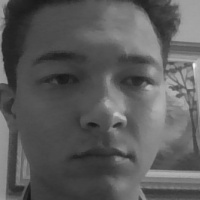
#> input picture dataset/2_Joao/img_0.jpg, 200 x 200 px, given in place of the camera
$ python enroll.py
#> lines starting #> are read from the running program, lines starting #| are printed output that depends on the picture; after the words box and inside, x2 and y2 are one past the last pixel; in counts of white or black regions, pixels touching at a corner belong together
### database.py
import sqlite3
from datetime import datetime
from config import DB_PATH


def utc_now_iso():
    return datetime.now().isoformat(timespec="seconds")


def get_connection():
    conn = sqlite3.connect(DB_PATH)
    conn.row_factory = sqlite3.Row
    conn.execute("PRAGMA foreign_keys = ON")
    return conn


def init_db():
    conn = get_connection()
    cur = conn.cursor()
    cur.execute("""
        CREATE TABLE IF NOT EXISTS members (
            id INTEGER PRIMARY KEY AUTOINCREMENT,
            name TEXT NOT NULL,
            created_at TEXT NOT NULL,
            active INTEGER NOT NULL DEFAULT 1
        )
    """)
    cur.execute("""
        CREATE TABLE IF NOT EXISTS attendance (
            id INTEGER PRIMARY KEY AUTOINCREMENT,
            member_id INTEGER NOT NULL,
            timestamp TEXT NOT NULL,
            confidence REAL,
            FOREIGN KEY(member_id) REFERENCES members(id)
        )
    """)
    cur.execute("""
        CREATE TABLE IF NOT EXISTS app_state (
            key TEXT PRIMARY KEY,
            value TEXT
        )
    """)
    conn.commit()
    conn.close()


def add_member(name):
    conn = get_connection()
    cur = conn.cursor()
    cur.execute(
        "INSERT INTO members (name, created_at, active) VALUES (?, ?, 1)",
        (name, utc_now_iso()),
    )
    member_id = cur.lastrowid
    conn.commit()
    conn.close()
    return member_id


def deactivate_member(member_id):
    conn = get_connection()
    cur = conn.cursor()
    cur.execute("UPDATE members SET active = 0 WHERE id = ?", (member_id,))
    conn.commit()
    conn.close()


# [85 lines left out: functions reactivate_member, get_all_active_members, get_member_name, get_members, get_recent_attendance, log_attendance and 2 more, not called in this run]


def mark_dataset_changed():
    _set_app_state("dataset_changed_at", utc_now_iso())


def mark_model_trained():
    _set_app_state("model_trained_at", utc_now_iso())


# [26 lines left out: function get_training_status, not called in this run]

### vision.py
import os
import re

import cv2

from config import (
    CAMERA_INDEX,
    CASCADE_PATH,
    FACE_SIZE,
    FRAME_HEIGHT,
    FRAME_WIDTH,
)


class VisionSetupError(RuntimeError):
    """Raised when a required vision component cannot be initialized."""


def sanitize_member_name(name: str) -> str:
    """Replace characters that are problematic in file and folder names."""
    return re.sub(r"[^A-Za-z0-9_\- ]", "_", name).strip()


def ensure_valid_member_name(name: str) -> str:
    cleaned = " ".join(name.split()).strip()
    if not cleaned:
        raise ValueError("Member name cannot be empty.")

    safe_name = sanitize_member_name(cleaned)
    if not safe_name:
        raise ValueError("Member name must include letters or numbers.")

    return cleaned


# [12 lines left out: function create_face_recognizer, not called in this run]


def load_face_cascade():
    cascade = cv2.CascadeClassifier(CASCADE_PATH)
    if cascade.empty():
        raise VisionSetupError(
            f"Could not load the face detector cascade from '{CASCADE_PATH}'."
        )
    return cascade


def open_camera(camera_index: int = CAMERA_INDEX):
    cap = cv2.VideoCapture(camera_index)
    cap.set(cv2.CAP_PROP_FRAME_WIDTH, FRAME_WIDTH)
    cap.set(cv2.CAP_PROP_FRAME_HEIGHT, FRAME_HEIGHT)

    if not cap.isOpened():
        cap.release()
        raise VisionSetupError(f"Could not open camera at index {camera_index}.")

    return cap


# [4 lines left out: function prepare_face_image, not called in this run]


def model_file_exists(model_path: str) -> bool:
    return os.path.exists(model_path)

### enroll.py
import os
import shutil
import cv2
from config import (
    DATASET_DIR, CAMERA_INDEX, PHOTOS_PER_MEMBER
)
from database import add_member, deactivate_member, init_db, mark_dataset_changed
from vision import (
    VisionSetupError,
    ensure_valid_member_name,
    load_face_cascade,
    open_camera,
    prepare_face_image,
    sanitize_member_name,
)


POSE_PROMPTS = [
    "Look straight at the camera",
    "Turn head slightly LEFT",
    "Turn head slightly RIGHT",
    "Tilt head slightly UP",
    "Tilt head slightly DOWN",
    "Look straight, neutral expression",
    "Look straight, slight smile",
    "Turn head a bit more LEFT",
    "Turn head a bit more RIGHT",
]


def main():
    init_db()

    try:
        name = ensure_valid_member_name(input("Enter member name: "))
#> the answer given: dataset/2_Joao/img_0.jpg
    except ValueError as exc:
        print(exc)
        return

    member_id = add_member(name)
    safe = sanitize_member_name(name)
    member_dir = os.path.join(DATASET_DIR, f"{member_id}_{safe}")
    os.makedirs(member_dir, exist_ok=True)

    try:
        face_cascade = load_face_cascade()
        cap = open_camera(CAMERA_INDEX)
    except VisionSetupError as exc:
        print(f"Error: {exc}")
        deactivate_member(member_id)
        shutil.rmtree(member_dir, ignore_errors=True)
        return

    print(f"\nEnrolling '{name}' (ID {member_id}).")
    print("Follow the on-screen pose prompt, then press SPACE to capture that photo.")
    print("Press 'q' to cancel.\n")

    captured = 0

    while captured < PHOTOS_PER_MEMBER:
        ret, frame = cap.read()
#> frame is the input picture: shape (200, 200, 3); min 21, max 245, mean 91.4
        if not ret:
            print("Failed to read from camera.")
            break

        gray = cv2.cvtColor(frame, cv2.COLOR_BGR2GRAY)
        faces = face_cascade.detectMultiScale(gray, scaleFactor=1.1, minNeighbors=5, minSize=(80, 80))
#> faces = [[15, 13, 175, 175]]

        for (x, y, w, h) in faces:
            cv2.rectangle(frame, (x, y), (x + w, y + h), (0, 255, 0), 2)
#> this loop made 1 pass
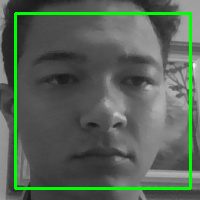
#> frame: shape (200, 200, 3); 5.24% of pixels changed, all inside (x1, y1, x2, y2) = (14, 12, 192, 190)

        prompt = POSE_PROMPTS[captured % len(POSE_PROMPTS)]

        # Header bar for readability (use frame dimensions, not config)
        h, w = frame.shape[:2]
#> h = 200; w = 200
        cv2.rectangle(frame, (0, 0), (w, 70), (0, 0, 0), -1)
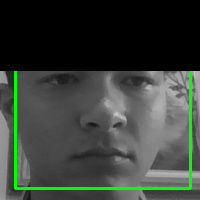
#> frame: shape (200, 200, 3); mean B, G, R 56.6, 64.4, 56.6
        cv2.putText(frame, f"Photo {captured + 1}/{PHOTOS_PER_MEMBER}: {prompt}",
                    (10, 30), cv2.FONT_HERSHEY_SIMPLEX, 0.65, (0, 255, 255), 2)

        ready = len(faces) == 1
#> ready = True
        status = "Ready - press SPACE" if ready else "Position one face in frame"
#> status = 'Ready - press SPACE'
        status_color = (0, 255, 0) if ready else (0, 0, 255)
#> status_color = (0, 255, 0)
        cv2.putText(frame, status, (10, 58), cv2.FONT_HERSHEY_SIMPLEX, 0.6, status_color, 2)
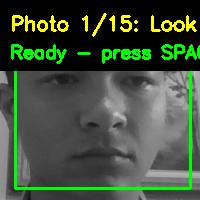
#> frame: shape (200, 200, 3); mean B, G, R 56.6, 79, 63.4

        cv2.imshow("Enrollment - SPACE to capture, q to cancel", frame)

        key = cv2.waitKey(1) & 0xFF
#> (key q is pressed here)

        if key == ord('q'):
            print("Enrollment cancelled.")
            deactivate_member(member_id)
            shutil.rmtree(member_dir, ignore_errors=True)
            break

        if key == ord(' ') and ready:
            (x, y, w, h) = faces[0]
            face_img = prepare_face_image(gray, x, y, w, h)
            filename = os.path.join(member_dir, f"img_{captured}.jpg")
            cv2.imwrite(filename, face_img)
            captured += 1
            print(f"Saved photo {captured}/{PHOTOS_PER_MEMBER} ({prompt})")

    cap.release()
    cv2.destroyAllWindows()

    if captured == PHOTOS_PER_MEMBER:
        mark_dataset_changed()
        print(f"\nEnrollment complete for '{name}' (ID {member_id}).")
        print("Run train_model.py to update the recognition model.")
    else:
        deactivate_member(member_id)
        shutil.rmtree(member_dir, ignore_errors=True)
        print(f"\nEnrollment incomplete ({captured}/{PHOTOS_PER_MEMBER} photos saved).")


if __name__ == "__main__":
    main()

$ run again, on dataset/2_Joao/img_2.jpg
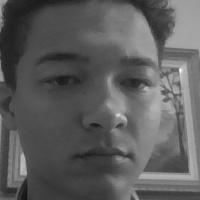
#> input picture dataset/2_Joao/img_2.jpg, 200 x 200 px, given in place of the camera
#> in main, frame is the input picture: shape (200, 200, 3); min 21, max 249, mean 92.9
#> faces = [[15, 15, 172, 172]]
#> the loop in main, `for (x, y, w, h) in faces:` made 1 pass
#> after the loop in main, `for (x, y, w, h) in faces:`:
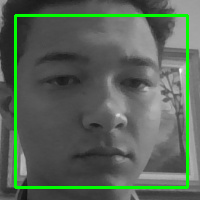
#> frame: shape (200, 200, 3); 5.15% of pixels changed, all inside (x1, y1, x2, y2) = (14, 14, 189, 189)
#> ready = True
#> status = 'Ready - press SPACE'
#> status_color = (0, 255, 0)
#> in main, `cv2.putText(frame, status, (10, 58), cv2.FONT_HERSHEY_SIMPLEX, 0.6, st..`:
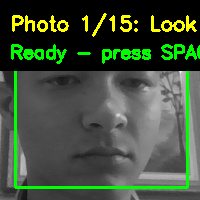
#> frame: shape (200, 200, 3); mean B, G, R 57.3, 79.6, 64.1
